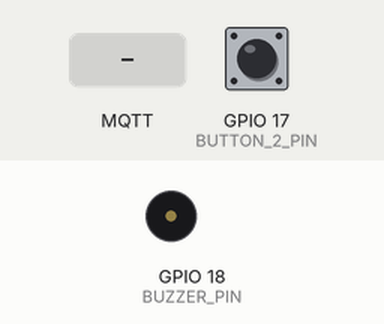
A sketch run on a simulated ESP32. Shown: buzzer (waves = sounding). The inputs (shaded band) are chosen by the test bench; at power-on: GPIO 17 (BUTTON_2_PIN) HIGH. WiFi joins after 1.5 s; servers stay silent unless stated; no MQTT or app messages arrive unless stated; what the sketch prints to the serial monitor is not drawn.

Above: at 2.7 s.
2.8 s: MQTT message "ALARM" arrives on the first subscribed topic
At 5.8 s:
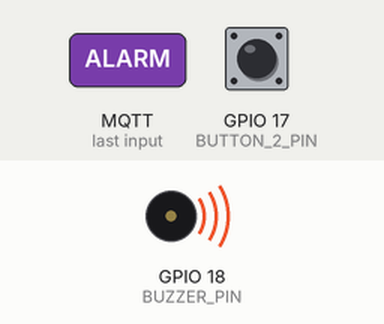
7.4 s: MQTT message "OFF" arrives on the first subscribed topic
At 8.6 s:
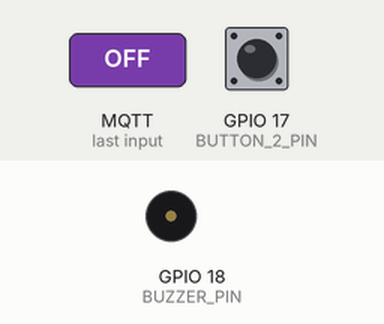
8.9 s: MQTT message "ARM_CHIRP" arrives on the first subscribed topic
Timing chart, 0 to 11.4 s (numbered marks = the images above; inputs shaded):
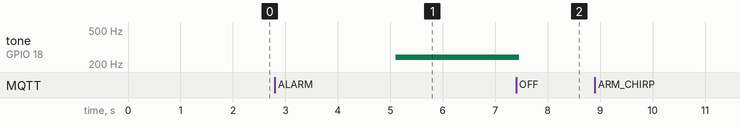

Measured:
- after the input at 2.8 s, tone on GPIO 18 (BUZZER_PIN): silent → 241 Hz after 2.3 s
- after the input at 7.4 s, tone on GPIO 18 (BUZZER_PIN): 241 Hz → silent after 0.06 s

The sketch:

ESP32_2.ino
```cpp
/*
 * FIRMWARE FOR: ESP32-2 (Security Hub)
 * Project: Attacks Against Smart Home
 * Components: Button 2 (GPIO 17), Buzzer (GPIO 18)
 */

#include <WiFi.h>
#include <PubSubClient.h>

// --- START: CONFIGURE YOUR SETTINGS ---
const char* WIFI_SSID = "Smart_Home";
const char* WIFI_PASS = "123456789";
const char* MQTT_BROKER_IP = "192.168.88.10"; // Your RPi 5's Static IP
const int   MQTT_PORT = 1883;
const char* MQTT_CLIENT_ID = "esp32-security-hub"; // <-- Changed Client ID
// --- END: CONFIGURE YOUR SETTINGS ---

// --- Pin Definitions ---
const int BUTTON_2_PIN = 17;
const int BUZZER_PIN = 18;

// --- MQTT Topics ---
const char* BUTTON_2_TOPIC = "home/livingroom/button_disarm";
const char* BUZZER_TOPIC_SET = "home/livingroom/buzzer/set";

// --- Global Variables ---
WiFiClient espClient;
PubSubClient client(espClient);
long lastReconnectAttempt = 0;

// Button Debounce
int lastButton2State = HIGH; // Assuming INPUT_PULLUP
unsigned long lastDebounceTime = 0;
unsigned long debounceDelay = 50;

// Actuator States (for non-blocking logic)
String buzzerState = "OFF";
unsigned long lastBuzzerToggle = 0;

// --- MQTT Callback Function ---
void callback(char* topic, byte* payload, unsigned int length) {
  Serial.print("Message arrived [");
  Serial.print(topic);
  Serial.print("] ");

  String payloadStr = "";
  for (int i = 0; i < length; i++) {
    payloadStr += (char)payload[i];
  }
  Serial.println(payloadStr);

  // --- Buzzer Logic ---
  if (String(topic) == BUZZER_TOPIC_SET) {
    buzzerState = payloadStr; // Store the desired state

    // Handle simple OFF state
    if (buzzerState == "OFF") {
      digitalWrite(BUZZER_PIN, LOW);
    }
    // Handle short, blocking chirps
    else if (buzzerState == "ARM_CHIRP") {
      digitalWrite(BUZZER_PIN, HIGH);
      delay(100);
      digitalWrite(BUZZER_PIN, LOW);
      buzzerState = "OFF"; // Reset state
    }
    else if (buzzerState == "DISARM_CHIRP") {
      digitalWrite(BUZZER_PIN, HIGH); delay(100); digitalWrite(BUZZER_PIN, LOW);
      delay(100);
      digitalWrite(BUZZER_PIN, HIGH); delay(100); digitalWrite(BUZZER_PIN, LOW);
      buzzerState = "OFF"; // Reset state
    }
    // "ALARM" and "ENTRY_BEEP" are handled in the main loop()
  }
}

// --- SETUP: Runs once on boot ---
void setup() {
  Serial.begin(115200);
  pinMode(BUTTON_2_PIN, INPUT_PULLUP);
  pinMode(BUZZER_PIN, OUTPUT);

  digitalWrite(BUZZER_PIN, LOW);

  setup_wifi();
  client.setServer(MQTT_BROKER_IP, MQTT_PORT);
  client.setCallback(callback); // Set the function to run on incoming messages
  lastReconnectAttempt = 0;
}

// --- Connect to WiFi ---
void setup_wifi() {
  delay(10);
  Serial.println();
  Serial.print("Connecting to ");
  Serial.println(WIFI_SSID);

  WiFi.begin(WIFI_SSID, WIFI_PASS);

  while (WiFi.status() != WL_CONNECTED) {
    delay(500);
    Serial.print(".");
  }

  Serial.println("");
  Serial.println("WiFi connected");
  Serial.println("IP address: ");
  Serial.println(WiFi.localIP());
}

// --- Reconnect to MQTT ---
boolean reconnect_mqtt() {
  if (client.connect(MQTT_CLIENT_ID)) {
    Serial.println("MQTT Connected");
    // Subscribe to command topics
    client.subscribe(BUZZER_TOPIC_SET);
    Serial.println("Subscribed to command topics");
  } else {
    Serial.print("failed, rc=");
    Serial.print(client.state());
  }
  return client.connected();
}

// --- Handle Button 2 (Disarm) ---
void handleButton2() {
  int reading = digitalRead(BUTTON_2_PIN);

  if (reading != lastButton2State) {
    lastDebounceTime = millis();
  }

  if ((millis() - lastDebounceTime) > debounceDelay) {
    if (reading == LOW) {
      Serial.println("Button 2 Pressed");
      client.publish(BUTTON_2_TOPIC, "PRESSED");
      lastButton2State = LOW;
    } else {
      lastButton2State = HIGH;
    }
  }

  if (reading != lastButton2State) {
      lastButton2State = reading;
  }
}

// --- Handle Non-Blocking Actuator States ---
void handleActuators() {
  unsigned long currentMillis = millis();

  // 1. Buzzer State Machine
  if (buzzerState == "ALARM") {
     // UPDATED: Toggle every 1ms (500Hz) for a loud, high-pitched alarm
     // (Was 50ms, which is a slow 10Hz click)
     if (currentMillis - lastBuzzerToggle > 1) {
       digitalWrite(BUZZER_PIN, !digitalRead(BUZZER_PIN));
       lastBuzzerToggle = currentMillis;
     }
  }
  else if (buzzerState == "ENTRY_BEEP") {
    if (currentMillis - lastBuzzerToggle > 1000) { // 1-second interval
      // Beep for 100ms
      digitalWrite(BUZZER_PIN, HIGH);
      delay(100); // Small delay here is acceptable for a beep
      digitalWrite(BUZZER_PIN, LOW);
      lastBuzzerToggle = currentMillis;
    }
  }
  // Note: "OFF" and "CHIRP" are handled by the callback
}


// --- MAIN LOOP: Runs forever ---
void loop() {
  if (WiFi.status() != WL_CONNECTED) {
    setup_wifi();
    return;
  }

  if (!client.connected()) {
    long now = millis();
    if (now - lastReconnectAttempt > 5000) {
      lastReconnectAttempt = now;
      if (reconnect_mqtt()) {
        lastReconnectAttempt = 0;
      }
    }
  } else {
    client.loop(); // THIS IS CRITICAL - it processes incoming messages

    handleButton2();
    handleActuators(); // Handle flashing/beeping patterns
  }
}
```
